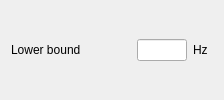
                    <widget class="QWidget" name="widget_stabTolFrequency_lowerBound_SSI" native="true">
                     <property name="sizePolicy">
                      <sizepolicy hsizetype="Fixed" vsizetype="Fixed">
                       <horstretch>0</horstretch>
                       <verstretch>0</verstretch>
                      </sizepolicy>
                     </property>
                     <property name="minimumSize">
                      <size>
                       <width>100</width>
                       <height>0</height>
                      </size>
                     </property>
                     <layout class="QHBoxLayout" name="horizontalLayout_31">
                      <property name="topMargin">
                       <number>0</number>
                      </property>
                      <property name="bottomMargin">
                       <number>0</number>
                      </property>
                      <item>
                       <widget class="QLabel" name="label_stabTolFrequency_lowerBound_SSI">
                        <property name="sizePolicy">
                         <sizepolicy hsizetype="Fixed" vsizetype="Fixed">
                          <horstretch>0</horstretch>
                          <verstretch>0</verstretch>
                         </sizepolicy>
                        </property>
                        <property name="minimumSize">
                         <size>
                          <width>120</width>
                          <height>0</height>
                         </size>
                        </property>
                        <property name="toolTip">
                         <string/>
                        </property>
                        <property name="toolTipDuration">
                         <number>0</number>
                        </property>
                        <property name="text">
                         <string>Lower bound</string>
                        </property>
                        <property name="alignment">
                         <set>Qt::AlignJustify|Qt::AlignVCenter</set>
                        </property>
                       </widget>
                      </item>
                      <item alignment="Qt::AlignLeft">
                       <widget class="QLineEdit" name="lineEdit_stabTolFrequency_lowerBound_SSI">
                        <property name="enabled">
                         <bool>true</bool>
                        </property>
                        <property name="sizePolicy">
                         <sizepolicy hsizetype="Fixed" vsizetype="Fixed">
                          <horstretch>0</horstretch>
                          <verstretch>0</verstretch>
                         </sizepolicy>
                        </property>
                        <property name="minimumSize">
                         <size>
                          <width>30</width>
                          <height>0</height>
                         </size>
                        </property>
                        <property name="maximumSize">
                         <size>
                          <width>50</width>
                          <height>16777215</height>
                         </size>
                        </property>
                        <property name="maxLength">
                         <number>8</number>
                        </property>
                       </widget>
                      </item>
                      <item alignment="Qt::AlignLeft">
                       <widget class="QLabel" name="label_stabTolFrequency_lowerBoundUnits_SSI">
                        <property name="sizePolicy">
                         <sizepolicy hsizetype="Fixed" vsizetype="Fixed">
                          <horstretch>0</horstretch>
                          <verstretch>0</verstretch>
                         </sizepolicy>
                        </property>
                        <property name="minimumSize">
                         <size>
                          <width>20</width>
                          <height>0</height>
                         </size>
                        </property>
                        <property name="text">
                         <string>Hz</string>
                        </property>
                       </widget>
                      </item>
                     </layout>
                    </widget>
